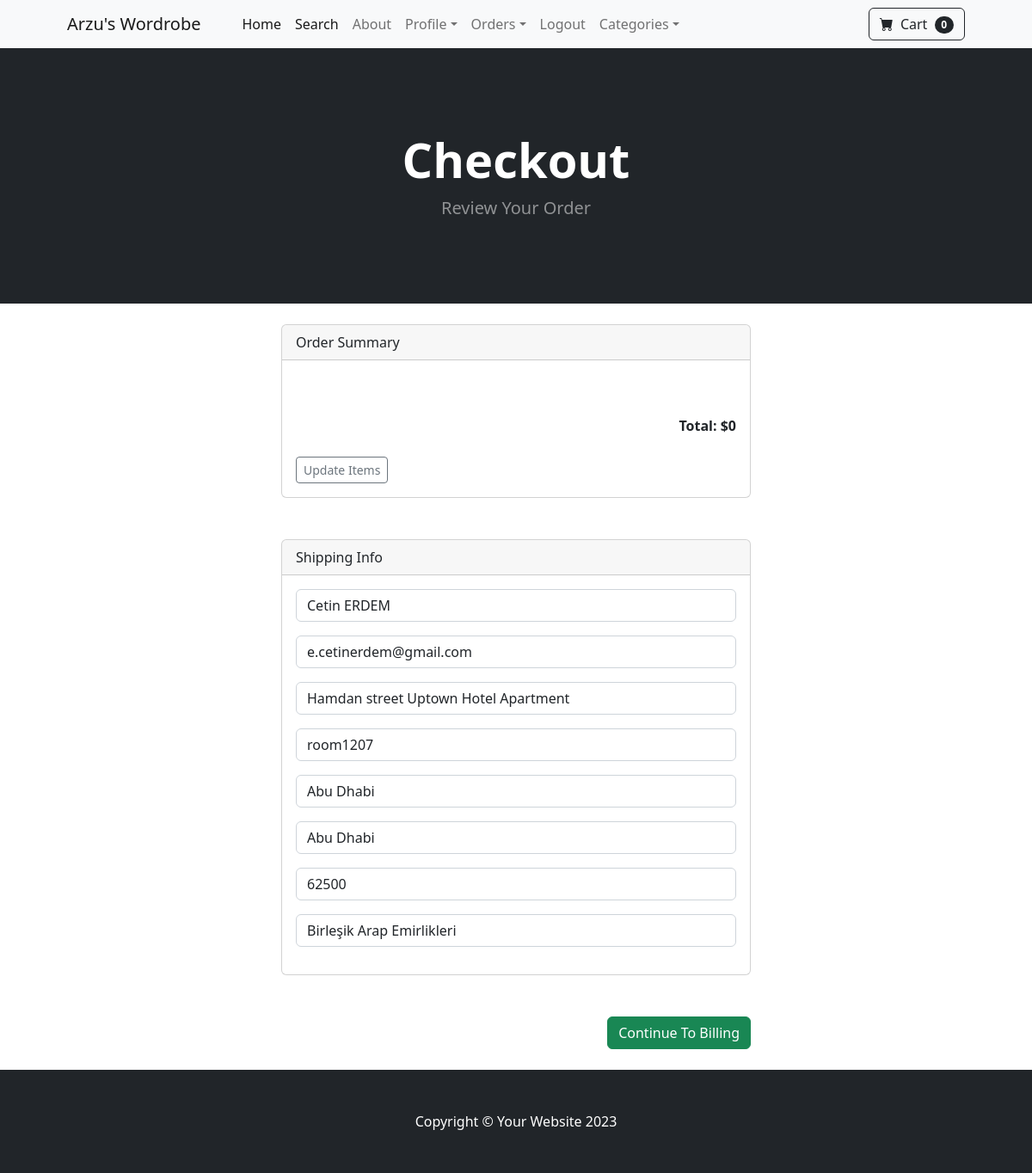
The app's page /payment/checkout (signed in) with its own data.
### payment/models.py (models this page shows, shortened)
class ShippingAddress(models.Model):
    user = models.ForeignKey(User, on_delete=models.CASCADE, null=True, blank=True)
    shipping_full_name = models.CharField(max_length=255)
    shipping_email = models.CharField(max_length=255)
    shipping_address1 = models.CharField(max_length=255)
    shipping_address2 = models.CharField(max_length=255, null=True, blank=True)
    shipping_city = models.CharField(max_length=255)
    shipping_state = models.CharField(max_length=255, null=True, blank=True)
    shipping_zipcode = models.CharField(max_length=255)
    shipping_country = models.CharField(max_length=255)
    class Meta:
        verbose_name_plural = "Shipping Address"

### payment/views.py (the view)
# urls.py: path('checkout', views.checkout, name='checkout'),
def checkout(request):
    cart = Cart(request)
    cart_products = cart.get_products
    quantities = cart.get_quantities
    totals = cart.cart_total()
    if request.user.is_authenticated:
        shipping_user = ShippingAddress.objects.get(user__id=request.user.id)
        shipping_form = ShippingForm(request.POST or None, instance=shipping_user)
        return render(request, "payment/checkout.html", {"cart_products":cart_products, "quantities":quantities, "totals":totals, "shipping_form":shipping_form })
    else:
        shipping_form = ShippingForm(request.POST or None)
        return render(request, "payment/checkout.html", {"cart_products":cart_products, "quantities":quantities, "totals":totals, "shipping_form":shipping_form})

### cart/cart.py (called while the page is built, shortened)
    def cart_total(self):
        product_ids = self.cart.keys()
        products = Product.objects.filter(id__in=product_ids)
        quantities = self.cart
        total = 0
        return total

    def __len__(self):
        return len(self.cart)

    def get_products(self):
        product_id = self.cart.keys()
        products = Product.objects.filter(id__in=product_id)
        return products

### cart/context_processors.py (called while the page is built)
def cart(request):
    return {'cart': Cart(request)}

### payment/templates/payment/checkout.html (shortened to what this page needs)
{% extends 'base.html' %}
{% load static %}
{% block content %}
<header class="bg-dark py-5">
    <div class="container px-4 px-lg-5 my-5">
        <div class="text-center text-white">
            <h1 class="display-4 fw-bolder">Checkout</h1>
            <p class="lead fw-normal text-white-50 mb-0">Review Your Order</p>
        </div>
    </div>
</header>
<br/>
<div class="container">
    <div class="row">
        <div class="col-md-6 offset-md-3">
            <div class="card">
                <div class="card-header">
                  Order Summary
                </div>
                <div class="card-body">
                    <br/><br/>
                    <div align="right"><strong>Total: ${{ totals }}</strong></div>
                    <br/>
                    <a href="{% url 'cart_summary' %}" class="btn btn-sm btn-outline-secondary">Update Items</a>
                </div>
              </div>
              <br/><br/>
              <div class="card">
                <div class="card-header">
                  Shipping Info
                </div>
                <div class="card-body">
                  {{ shipping_form.as_p }}
                </div>
              </div>
              <br/><br/>
              <div align="right">
                <a href="" class="btn btn-success">Continue To Billing</a>
              <br/><br/>
              </div>
        </div>
    </div>
</div>
{% endblock %}

### records on screen
ShippingAddress: shipping_full_name "Cetin ERDEM", shipping_email "e.cetinerdem@gmail.com", shipping_address1 "Hamdan street Uptown Hotel Apartment", shipping_address2 "room1207", shipping_city "Abu Dhabi", shipping_state "Abu Dhabi", shipping_zipcode "62500", shipping_country "Birleşik Arap Emirlikleri"

### other values on screen
{{ cart|length }} "0"
{{ totals }} "0"
